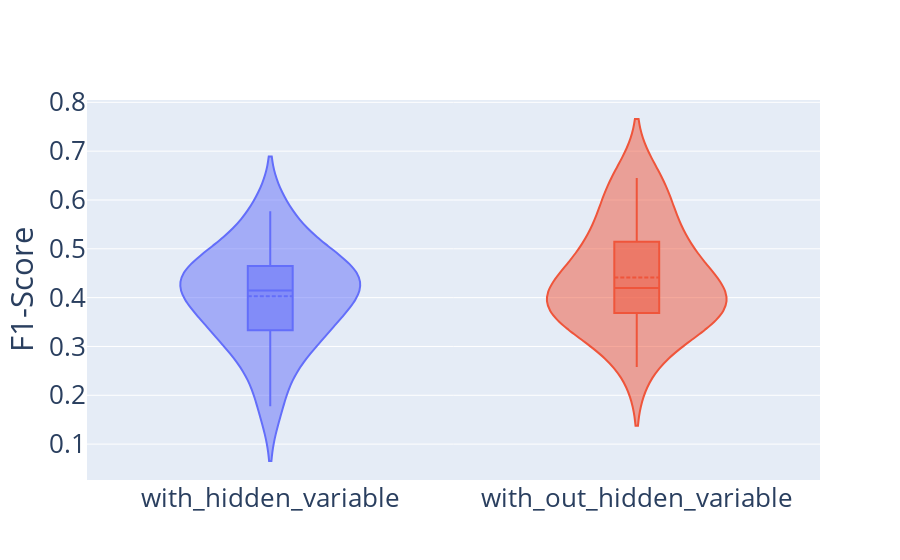
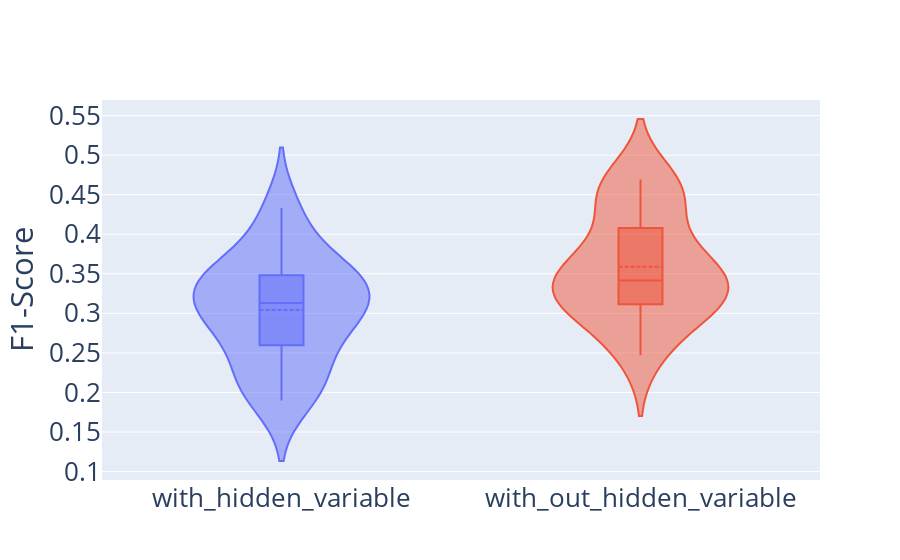
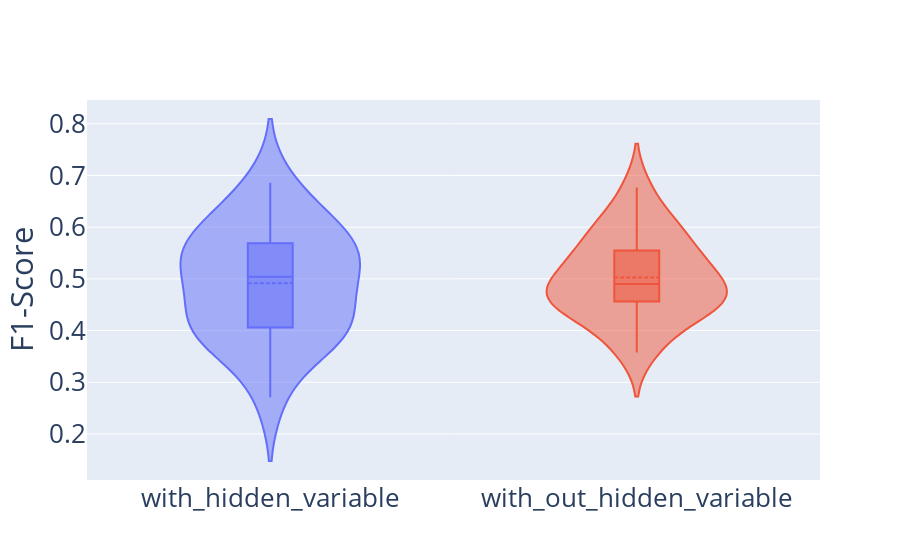
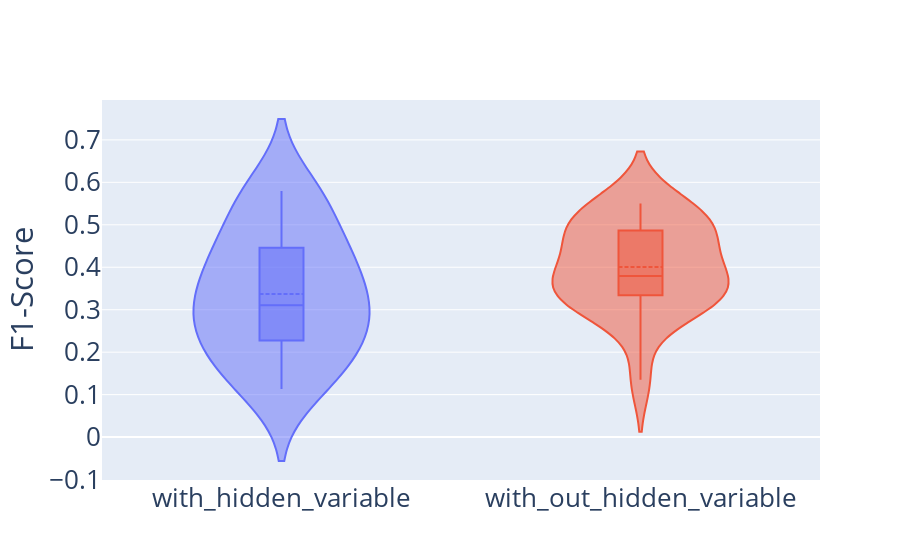

The code cell stored with these charts, in order, in its notebook:
### Code cell
for algo in algos:
    fig = go.Figure()
    df_to_plot = df_sensitivity.loc[df_sensitivity['algo_name'] == algo]
    for typ in dataset_types:
            fig.add_trace(go.Violin(x=df_to_plot['dataset_type'][df_to_plot['dataset_type'] == typ],
                                y=df_to_plot['F1'][df_to_plot['dataset_type'] == typ],
                                name=typ,
                                box_visible=True,
                                meanline_visible=True))
    fig.update_layout(font_size=26)
#     fig.update_layout(title_text=algo)
    fig.update_layout(showlegend=False) 
    fig.update_yaxes(title_text="F1-Score")
    fig.show()

### Figure 1 — Plotly figure (JSON) as saved in the notebook; plotly's stock layout.template omitted (floating-point values rounded to 4 significant figures)
{"data": [{"box": {"visible": true}, "meanline": {"visible": true}, "name": "with_hidden_variable", "type": "violin", "x": ["with_hidden_variable", "with_hidden_variable", "with_hidden_variable", "with_hidden_variable", "with_hidden_variable", "with_hidden_variable", "with_hidden_variable", "with_hidden_variable", "with_hidden_variable", "with_hidden_variable", "with_hidden_variable", "with_hidden_variable", "with_hidden_variable", "with_hidden_variable", "with_hidden_variable", "with_hidden_variable", "with_hidden_variable", "with_hidden_variable", "with_hidden_variable", "with_hidden_variable"], "y": [0.4364, 0.3265, 0.3077, 0.5769, 0.4762, 0.1778, 0.4615, 0.3404, 0.4082, 0.4211, 0.3944, 0.5484, 0.25, 0.4828, 0.4681, 0.4286, 0.3158, 0.3793, 0.4, 0.459]}, {"box": {"visible": true}, "meanline": {"visible": true}, "name": "with_out_hidden_variable", "type": "violin", "x": ["with_out_hidden_variable", "with_out_hidden_variable", "with_out_hidden_variable", "with_out_hidden_variable", "with_out_hidden_variable", "with_out_hidden_variable", "with_out_hidden_variable", "with_out_hidden_variable", "with_out_hidden_variable", "with_out_hidden_variable", "with_out_hidden_variable", "with_out_hidden_variable", "with_out_hidden_variable", "with_out_hidden_variable", "with_out_hidden_variable", "with_out_hidden_variable", "with_out_hidden_variable", "with_out_hidden_variable", "with_out_hidden_variable", "with_out_hidden_variable"], "y": [0.5397, 0.5926, 0.3457, 0.4068, 0.48, 0.3881, 0.6269, 0.3438, 0.2581, 0.3607, 0.5217, 0.4324, 0.3944, 0.4359, 0.6452, 0.4419, 0.5075, 0.3333, 0.3768, 0.3908]}], "layout": {"font": {"size": 26}, "showlegend": false, "yaxis": {"title": {"text": "F1-Score"}}}}

### Figure 2 — Plotly figure (JSON) as saved in the notebook; plotly's stock layout.template omitted (floating-point values rounded to 4 significant figures)
{"data": [{"box": {"visible": true}, "meanline": {"visible": true}, "name": "with_hidden_variable", "type": "violin", "x": ["with_hidden_variable", "with_hidden_variable", "with_hidden_variable", "with_hidden_variable", "with_hidden_variable", "with_hidden_variable", "with_hidden_variable", "with_hidden_variable", "with_hidden_variable", "with_hidden_variable", "with_hidden_variable", "with_hidden_variable", "with_hidden_variable", "with_hidden_variable", "with_hidden_variable", "with_hidden_variable", "with_hidden_variable", "with_hidden_variable", "with_hidden_variable", "with_hidden_variable"], "y": [0.3061, 0.4124, 0.2883, 0.325, 0.3478, 0.3562, 0.1897, 0.3297, 0.2097, 0.3377, 0.3488, 0.2222, 0.2752, 0.3596, 0.2444, 0.2045, 0.4333, 0.2857, 0.2917, 0.32]}, {"box": {"visible": true}, "meanline": {"visible": true}, "name": "with_out_hidden_variable", "type": "violin", "x": ["with_out_hidden_variable", "with_out_hidden_variable", "with_out_hidden_variable", "with_out_hidden_variable", "with_out_hidden_variable", "with_out_hidden_variable", "with_out_hidden_variable", "with_out_hidden_variable", "with_out_hidden_variable", "with_out_hidden_variable", "with_out_hidden_variable", "with_out_hidden_variable", "with_out_hidden_variable", "with_out_hidden_variable", "with_out_hidden_variable", "with_out_hidden_variable", "with_out_hidden_variable", "with_out_hidden_variable", "with_out_hidden_variable", "with_out_hidden_variable"], "y": [0.4593, 0.4691, 0.3387, 0.3846, 0.4301, 0.3636, 0.458, 0.352, 0.2645, 0.386, 0.34, 0.3167, 0.303, 0.3067, 0.3429, 0.339, 0.3128, 0.3101, 0.4526, 0.2469]}], "layout": {"font": {"size": 26}, "showlegend": false, "yaxis": {"title": {"text": "F1-Score"}}}}

### Figure 3 — Plotly figure (JSON) as saved in the notebook; plotly's stock layout.template omitted (floating-point values rounded to 4 significant figures)
{"data": [{"box": {"visible": true}, "meanline": {"visible": true}, "name": "with_hidden_variable", "type": "violin", "x": ["with_hidden_variable", "with_hidden_variable", "with_hidden_variable", "with_hidden_variable", "with_hidden_variable", "with_hidden_variable", "with_hidden_variable", "with_hidden_variable", "with_hidden_variable", "with_hidden_variable", "with_hidden_variable", "with_hidden_variable", "with_hidden_variable", "with_hidden_variable", "with_hidden_variable", "with_hidden_variable", "with_hidden_variable", "with_hidden_variable", "with_hidden_variable", "with_hidden_variable"], "y": [0.5532, 0.5366, 0.375, 0.5278, 0.5079, 0.6857, 0.6383, 0.6173, 0.3762, 0.3836, 0.4444, 0.4118, 0.5753, 0.4667, 0.5625, 0.2712, 0.4, 0.4118, 0.5, 0.5833]}, {"box": {"visible": true}, "meanline": {"visible": true}, "name": "with_out_hidden_variable", "type": "violin", "x": ["with_out_hidden_variable", "with_out_hidden_variable", "with_out_hidden_variable", "with_out_hidden_variable", "with_out_hidden_variable", "with_out_hidden_variable", "with_out_hidden_variable", "with_out_hidden_variable", "with_out_hidden_variable", "with_out_hidden_variable", "with_out_hidden_variable", "with_out_hidden_variable", "with_out_hidden_variable", "with_out_hidden_variable", "with_out_hidden_variable", "with_out_hidden_variable", "with_out_hidden_variable", "with_out_hidden_variable", "with_out_hidden_variable", "with_out_hidden_variable"], "y": [0.4634, 0.5, 0.5814, 0.4583, 0.6129, 0.4494, 0.3577, 0.5122, 0.6765, 0.5312, 0.5714, 0.5306, 0.6122, 0.3908, 0.4602, 0.48, 0.5385, 0.4545, 0.4587, 0.4146]}], "layout": {"font": {"size": 26}, "showlegend": false, "yaxis": {"title": {"text": "F1-Score"}}}}

### Figure 4 — Plotly figure (JSON) as saved in the notebook; plotly's stock layout.template omitted (floating-point values rounded to 4 significant figures)
{"data": [{"box": {"visible": true}, "meanline": {"visible": true}, "name": "with_hidden_variable", "type": "violin", "x": ["with_hidden_variable", "with_hidden_variable", "with_hidden_variable", "with_hidden_variable", "with_hidden_variable", "with_hidden_variable", "with_hidden_variable", "with_hidden_variable", "with_hidden_variable", "with_hidden_variable", "with_hidden_variable", "with_hidden_variable", "with_hidden_variable", "with_hidden_variable", "with_hidden_variable", "with_hidden_variable", "with_hidden_variable", "with_hidden_variable", "with_hidden_variable", "with_hidden_variable"], "y": [0.1132, 0.3077, 0.5672, 0.375, 0.2903, 0.4231, 0.2326, 0.5797, 0.4688, 0.1818, 0.3137, 0.1481, 0.5676, 0.4091, 0.4706, 0.2581, 0.2899, 0.1356, 0.2222, 0.3855]}, {"box": {"visible": true}, "meanline": {"visible": true}, "name": "with_out_hidden_variable", "type": "violin", "x": ["with_out_hidden_variable", "with_out_hidden_variable", "with_out_hidden_variable", "with_out_hidden_variable", "with_out_hidden_variable", "with_out_hidden_variable", "with_out_hidden_variable", "with_out_hidden_variable", "with_out_hidden_variable", "with_out_hidden_variable", "with_out_hidden_variable", "with_out_hidden_variable", "with_out_hidden_variable", "with_out_hidden_variable", "with_out_hidden_variable", "with_out_hidden_variable", "with_out_hidden_variable", "with_out_hidden_variable", "with_out_hidden_variable", "with_out_hidden_variable"], "y": [0.3415, 0.4722, 0.4536, 0.2973, 0.386, 0.433, 0.1351, 0.3689, 0.4789, 0.3265, 0.2895, 0.3733, 0.55, 0.5479, 0.3125, 0.3509, 0.52, 0.4946, 0.5172, 0.3689]}], "layout": {"font": {"size": 26}, "showlegend": false, "yaxis": {"title": {"text": "F1-Score"}}}}
